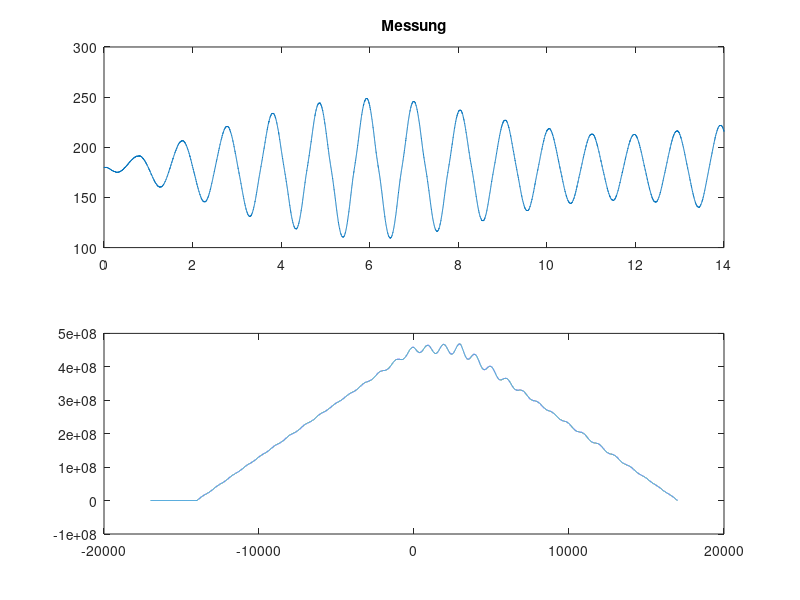
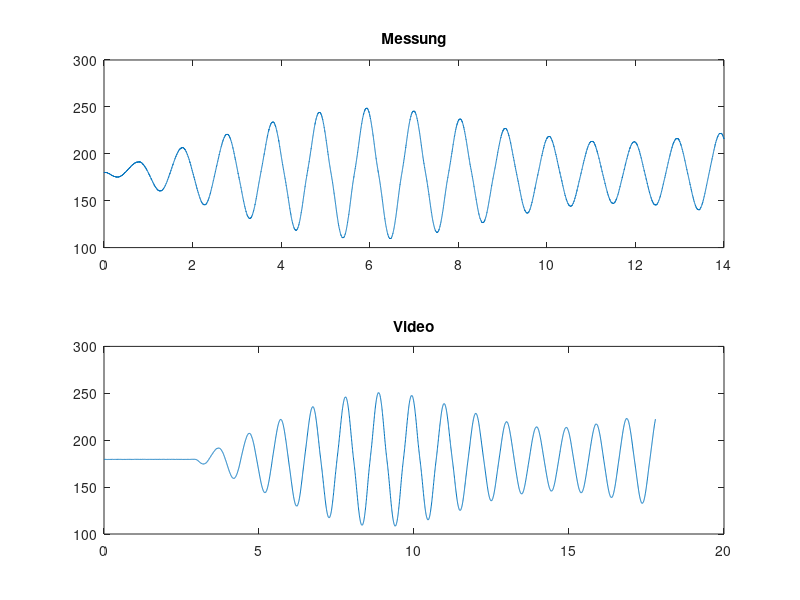
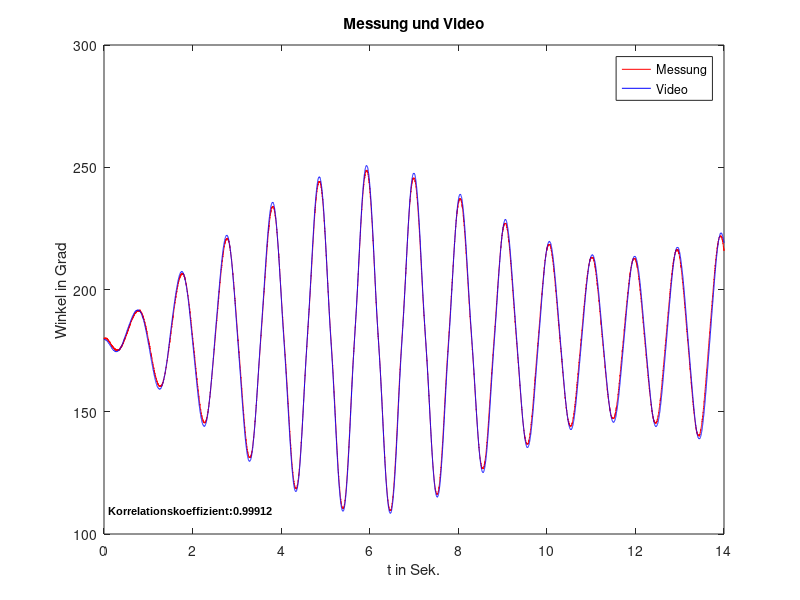

Source code (MATLAB) for these figures, in order:
clear all, close all
load('harm_erregung1.0_alu_05.01.mat')
load('video_angles_1.0_alu_05.01.mat')
%%
T_s = 1e-3;
startIndex = find(Daten(:,6),1);
seconds = 14;
Daten = Daten(startIndex:startIndex+seconds*10^3,:); 

tMeas = [];
for k = 1:length(Daten(:,1))
    tMeas(k) = (k-1)*T_s;
end
tVideo = [];
for k = 1:length(phi1)
    tVideo(k) = (k-1)*(1/frameRate);
end

phi1MeasDeg = Daten(:,1);
dphi1MeasDeg = Daten(:,2);
ddphi1MeasDeg = Daten(:,3);
xMeasReal = Daten(:,4);
dxDes = Daten(:,5);
ddxDes = Daten(:,6);

figure(1)
subplot(2,1,1)
plot(tMeas, phi1MeasDeg)
title('Messung')

% Video phi1
subplot(2,1,2)
plot(tVideo, phi1)
title('Video')
%% resampling and cross-correlate
[P,Q] = rat((1/T_s)/frameRate);     
phi1Resample = resample(phi1,P,Q);    % resample the slower measurement
phi1Resample = phi1Resample(1:17e3);
phi2Resample = resample(phi2,P,Q);    % resample the slower measurement
phi2Resample = phi2Resample(1:17e3);
[C, lag] = xcorr(phi1Resample,phi1MeasDeg);
[~,I] = max(C);
lagDiff = lag(I);
timeDiff = lagDiff*T_s;
lagDiffManual= 2930;
timeDiffManual = lagDiffManual*T_s;

figure(1)
plot(lag,C)

figure(2)
subplot(2,1,1)
plot(tMeas, phi1MeasDeg)
title('Messung')

subplot(2,1,2)
plot(tVideo, phi1)
title('Video')

%%
phi1VideoDeg = phi1Resample(lagDiffManual:lagDiffManual+seconds*10^3);
phi2VideoDeg = phi2Resample(lagDiffManual:lagDiffManual+seconds*10^3);
tVideoAlign = (0:length(phi1VideoDeg)-1)*T_s;

corrCoef = corrcoef(phi1MeasDeg,phi1VideoDeg);
corrCoef = corrCoef(1,2);

figure(3)
plot(tMeas,phi1MeasDeg,'r'), hold on
title('Messung und Video')
plot(tVideoAlign, phi1VideoDeg,'b'), legend('Messung','Video')
a = text(0.1,110,strcat('Korrelationskoeffizient: ', num2str(corrCoef)));
set(a, 'FontName', 'Arial', 'FontWeight', 'bold', 'FontSize', 8, 'Color', 'black');
xlabel('t in Sek.'), ylabel('Winkel in Grad');

%%
save('input_ekf_1.0_v2.mat','tMeas','phi1MeasDeg','dphi1MeasDeg','ddphi1MeasDeg','ddphi1MeasDeg','phi1VideoDeg','phi2VideoDeg','xMeasReal','dxDes','ddxDes')